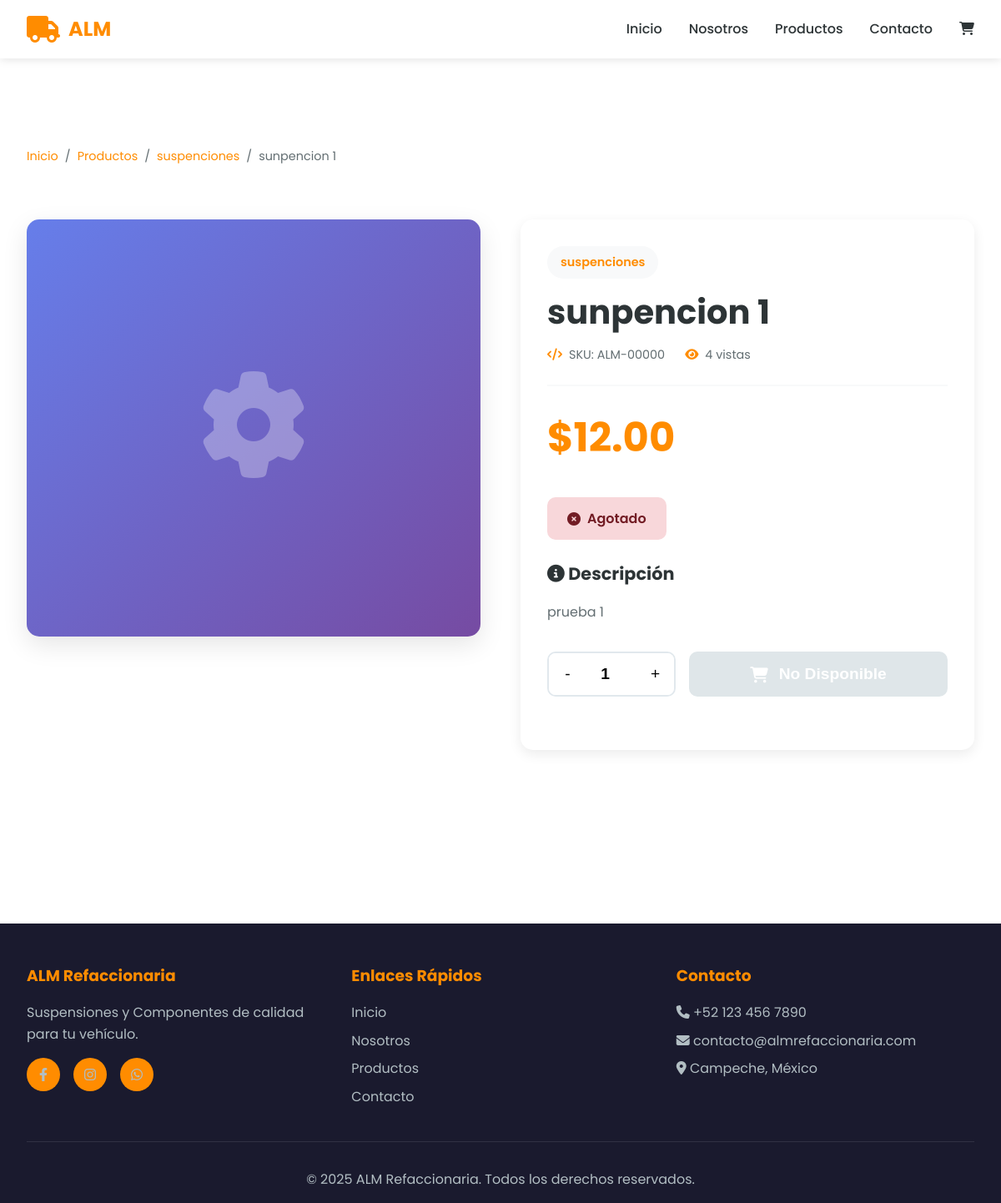
Screenshot of /productos/sunpencion-1/ with the database file from the repository.
### apps/productos/models.py (models this page shows, shortened)
class Producto(models.Model):
    nombre = models.CharField(max_length=200)
    slug = models.SlugField(max_length=200, unique=True, blank=True)
    categoria = models.ForeignKey(Categoria, on_delete=models.CASCADE, related_name='productos')
    descripcion = models.TextField()
    descripcion_corta = models.CharField(max_length=300, blank=True)
    precio = models.DecimalField(max_digits=10, decimal_places=2)
    precio_anterior = models.DecimalField(max_digits=10, decimal_places=2, blank=True, null=True,
                                         help_text="Precio antes del descuento")
    stock = models.IntegerField(default=0)
    marca = models.CharField(max_length=100, blank=True)
    modelo = models.CharField(max_length=100, blank=True)
    codigo_producto = models.CharField(max_length=50, unique=True, blank=True, null=True)
    imagen_principal = models.ImageField(upload_to='productos/', blank=True, null=True)
    imagen_2 = models.ImageField(upload_to='productos/', blank=True, null=True)
    imagen_3 = models.ImageField(upload_to='productos/', blank=True, null=True)
    imagen_4 = models.ImageField(upload_to='productos/', blank=True, null=True)
    disponible = models.BooleanField(default=True)
    destacado = models.BooleanField(default=False, help_text="Mostrar en página principal")
    nuevo = models.BooleanField(default=False)
    fecha_creacion = models.DateTimeField(auto_now_add=True)
    fecha_actualizacion = models.DateTimeField(auto_now=True)
    vistas = models.IntegerField(default=0)
    class Meta:
        verbose_name = 'Producto'
        verbose_name_plural = 'Productos'
        ordering = ['-fecha_creacion']
    def save(self, *args, **kwargs):
        if not self.slug:
            self.slug = slugify(self.nombre)
        if not self.codigo_producto:
            super().save(*args, **kwargs)
            self.codigo_producto = f"ALM-{self.id:05d}"
            super().save(update_fields=['codigo_producto'])
        else:
            super().save(*args, **kwargs)
    @property
    def esta_en_stock(self):
        return self.stock > 0
    def incrementar_vistas(self):
        self.vistas += 1
        self.save(update_fields=['vistas'])

class Categoria(models.Model):
    nombre = models.CharField(max_length=200, unique=True)
    slug = models.SlugField(max_length=200, unique=True, blank=True)
    descripcion = models.TextField(blank=True)
    imagen = models.ImageField(upload_to='categorias/', blank=True, null=True)
    activo = models.BooleanField(default=True)
    orden = models.IntegerField(default=0)
    fecha_creacion = models.DateTimeField(auto_now_add=True)
    fecha_actualizacion = models.DateTimeField(auto_now=True)
    class Meta:
        verbose_name = 'Categoría'
        verbose_name_plural = 'Categorías'
        ordering = ['orden', 'nombre']

### apps/productos/views.py (the view)
# urls.py: path('<slug:slug>/', views.detalle_producto, name='detalle'),
def detalle_producto(request, slug):
    producto = get_object_or_404(Producto, slug=slug, disponible=True)
    producto.incrementar_vistas()
    productos_relacionados = Producto.objects.filter(
        categoria=producto.categoria,
        disponible=True
    ).exclude(id=producto.id)[:4]
    context = {
        'producto': producto,
        'productos_relacionados': productos_relacionados,
    }
    return render(request, 'productos/detalle.html', context)

### apps/carrito/carrito.py (called while the page is built)
    def __len__(self):
        return sum(item['cantidad'] for item in self.carrito.values())

### apps/carrito/context_processors.py (called while the page is built)
def carrito(request):
    return {'carrito': Carrito(request)}

### apps/productos/templates/productos/detalle.html (shortened to what this page needs)
{% extends 'core/base.html' %}
{% load static %}
{% block content %}
<nav class="breadcrumb">
    <ul class="breadcrumb-list">
        <li><a href="{% url 'core:index' %}">Inicio</a></li>
        <li>/</li>
        <li><a href="{% url 'productos:catalogo' %}">Productos</a></li>
        <li>/</li>
        <li><a href="?categoria={{ producto.categoria.slug }}">{{ producto.categoria.nombre }}</a></li>
        <li>/</li>
        <li>{{ producto.nombre }}</li>
    </ul>
</nav>
<section class="product-detail-section">
    <div class="product-layout">
        <div class="product-gallery">
            <div class="main-image" id="mainImage">
                {% if producto.imagen_principal %}
                <img src="{{ producto.imagen_principal.url }}" alt="{{ producto.nombre }}" id="mainImageSrc">
                {% else %}
                <div class="main-image-placeholder">
                    <i class="fas fa-cog"></i>
                </div>
                {% endif %}
            </div>
        </div>
        <div class="product-info-main">
            <span class="product-category-badge">{{ producto.categoria.nombre }}</span>
            <h1 class="product-name">{{ producto.nombre }}</h1>
            <div class="product-meta">
                <div class="meta-item">
                    <i class="fas fa-code"></i>
                    <span>SKU: {{ producto.codigo_producto }}</span>
                </div>
                <div class="meta-item">
                    <i class="fas fa-eye"></i>
                    <span>{{ producto.vistas }} vistas</span>
                </div>
            </div>
            <div class="product-pricing">
                <div class="price-main">${{ producto.precio }}</div>
            </div>
            <div class="stock-info {% if not producto.esta_en_stock %}sin-stock{% endif %}">
                {% if producto.esta_en_stock %}
                <i class="fas fa-check-circle"></i>
                <span>En stock - {{ producto.stock }} disponibles</span>
                {% else %}
                <i class="fas fa-times-circle"></i>
                <span>Agotado</span>
                {% endif %}
            </div>
            <div class="product-description">
                <h3><i class="fas fa-info-circle"></i> Descripción</h3>
                <p>{{ producto.descripcion|linebreaks }}</p>
            </div>
            <div class="add-to-cart-section">
                <div class="quantity-selector">
                    <button class="quantity-btn" onclick="decreaseQuantity()">-</button>
                    <input type="number" class="quantity-input" id="quantity" value="1" min="1" max="{{ producto.stock }}">
                    <button class="quantity-btn" onclick="increaseQuantity()">+</button>
                </div>
                <form method="post" action="{% url 'carrito:agregar' producto.id %}" style="display: contents;">
                    <button type="submit" class="btn-add-to-cart" {% if not producto.esta_en_stock %}disabled{% endif %}>
                        <i class="fas fa-shopping-cart"></i>
                        {% if producto.esta_en_stock %}
                        Agregar al Carrito
                        {% else %}
                        No Disponible
                        {% endif %}
                    </button>
                </form>
            </div>
        </div>
    </div>
</section>
{% endblock %}

### apps/core/templates/core/base.html (style rules this page uses)
* { margin: 0; padding: 0; box-sizing: border-box; }
:root { --primary-color: #FF8C00; --secondary-color: #1a1a2e; --accent-color: #FFA500; --text-dark: #2d3436; --text-light: #636e72; --white: #ffffff; --light-bg: #f8f9fa; }
body { font-family: 'Poppins', sans-serif; line-height: 1.6; color: var(--text-dark); }

### apps/productos/templates/productos/detalle.html (style rules this page uses)
.breadcrumb { padding: 6rem 2rem 2rem; max-width: 1400px; margin: 0 auto; }
.breadcrumb-list { display: flex; list-style: none; gap: 0.5rem; font-size: 0.9rem; color: var(--text-light); }
.breadcrumb-list a { color: var(--primary-color); text-decoration: none; }
.product-detail-section { padding: 2rem 2rem 5rem; max-width: 1400px; margin: 0 auto; }
.product-layout { display: grid; grid-template-columns: 1fr 1fr; gap: 3rem; margin-bottom: 4rem; }
.product-gallery { position: sticky; top: 100px; height: fit-content; }
.main-image { width: 100%; height: 500px; background: linear-gradient(135deg, #667eea 0%, #764ba2 100%); border-radius: 15px; overflow: hidden; margin-bottom: 1rem; display: flex; align-items: center; justify-content: center; box-shadow: 0 10px 30px rgba(0,0,0,0.1); }
.main-image-placeholder { font-size: 8rem; color: white; opacity: 0.3; }
.product-info-main { background: white; padding: 2rem; border-radius: 15px; box-shadow: 0 5px 15px rgba(0,0,0,0.08); }
.product-category-badge { display: inline-block; padding: 0.5rem 1rem; background: var(--light-bg); color: var(--primary-color); border-radius: 20px; font-size: 0.9rem; font-weight: 600; margin-bottom: 1rem; }
.product-name { font-size: 2.5rem; font-weight: 700; color: var(--text-dark); margin-bottom: 1rem; line-height: 1.2; }
.product-meta { display: flex; gap: 1.5rem; margin-bottom: 1.5rem; padding-bottom: 1.5rem; border-bottom: 2px solid var(--light-bg); }
.meta-item { display: flex; align-items: center; gap: 0.5rem; color: var(--text-light); font-size: 0.9rem; }
.meta-item i { color: var(--primary-color); }
.product-pricing { margin-bottom: 2rem; }
.price-main { font-size: 3rem; font-weight: 700; color: var(--primary-color); margin-bottom: 0.5rem; }
.stock-info { display: inline-flex; align-items: center; gap: 0.5rem; padding: 0.8rem 1.5rem; background: #d4edda; color: #155724; border-radius: 10px; font-weight: 600; margin-bottom: 1.5rem; }
.stock-info.sin-stock { background: #f8d7da; color: #721c24; }
.product-description { margin-bottom: 2rem; }
.product-description h3 { font-size: 1.3rem; margin-bottom: 1rem; color: var(--text-dark); }
.product-description p { color: var(--text-light); line-height: 1.8; }
.add-to-cart-section { display: flex; gap: 1rem; margin-bottom: 2rem; }
.quantity-selector { display: flex; align-items: center; border: 2px solid #e1e8ed; border-radius: 10px; overflow: hidden; }
.quantity-btn { width: 45px; height: 50px; background: white; border: none; cursor: pointer; font-size: 1.2rem; transition: all 0.3s ease; }
.quantity-input { width: 60px; height: 50px; border: none; text-align: center; font-size: 1.2rem; font-weight: 600; }
.btn-add-to-cart { flex: 1; padding: 1rem 2rem; background: linear-gradient(135deg, var(--primary-color), var(--accent-color)); color: white; border: none; border-radius: 10px; font-size: 1.2rem; font-weight: 600; cursor: pointer; display: flex; align-items: center; justify-content: center; gap: 0.8rem; transition: all 0.3s ease; }
.btn-add-to-cart:disabled { background: #dfe6e9; cursor: not-allowed; transform: none; }

### rows the page displays
Producto: categoria.nombre "suspenciones", nombre "sunpencion 1", codigo_producto "ALM-00000", vistas "4", precio "12.00", descripcion "prueba 1"
